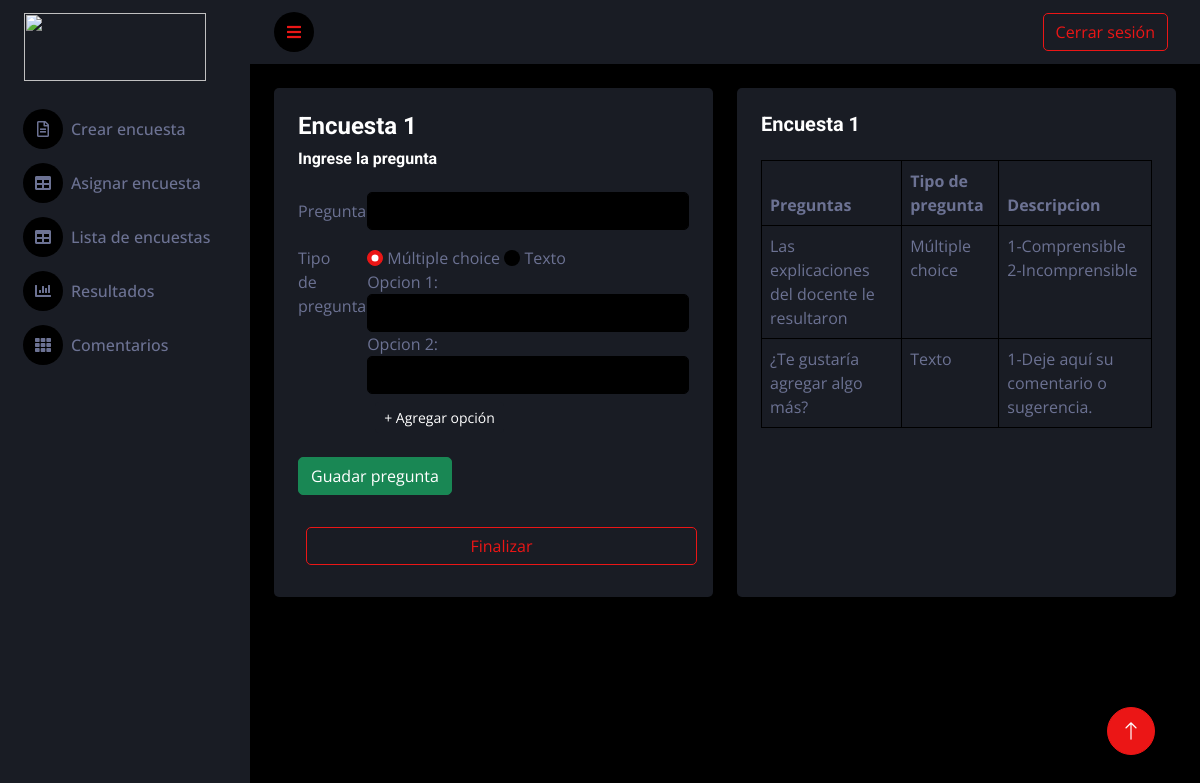
Page /crear_preguntas.php (signed in) on the committed database.
### tables this page shows
CREATE TABLE `encuestas` (
  `id_encuesta` int(11) NOT NULL,
  `nombre_encuesta` text NOT NULL
);

CREATE TABLE `preguntas` (
  `id_pregunta` int(11) NOT NULL,
  `nombre_pregunta` text NOT NULL,
  `tipo_pregunta_id` int(11) NOT NULL,
  `encuesta_id` int(11) NOT NULL
);

CREATE TABLE `tipos_preguntas` (
  `id_tipo_pregunta` int(11) NOT NULL,
  `tipo` text NOT NULL
);

CREATE TABLE `opciones` (
  `id_opciones` int(11) NOT NULL,
  `descripcion` text NOT NULL,
  `pregunta_id` int(11) NOT NULL
);

### crear_preguntas.php (the view, shortened to what this page needs)
<?php
include "parte_superior.php";
include "conexion/conex.php";
$sql_encuesta = "SELECT nombre_encuesta, id_encuesta FROM encuestas ORDER BY id_encuesta DESC LIMIT 1;";
$resultado = mysqli_Query($conex, $sql_encuesta);
while ($row = mysqli_fetch_array($resultado)) {
    $grupo_id = $row[1];
    $nombre_encuesta = $row[0];
?>
    <div class="container-fluid pt-4 px-4">
        <div class="row g-4">
            <div class="col-sm-12 col-xl-6">
                <div class="bg-secondary rounded h-100 p-4">
                    <form action="back/guardar_pregunta.php" method="POST">
                        <h4> <?php echo $row[0];   ?> </h4>
                        <h6 class="mb-4">Ingrese la pregunta</h6>
                        <input style="position: absolute; visibility: hidden;" type="int" name="encuesta_id" value=" <?php echo $row[1];
                                                                                                                    } ?>">
                        <div class="row mb-3">
                            <label for="inputEmail3" class="col-sm-2 col-form-label">Pregunta:</label>
                            <div class="col-sm-10">
                                <input name="nombre_pregunta" type="Text" class="form-control" id="inputEmail3" required>
                            </div>
                        </div>
                        <fieldset class="row mb-3">
                            <legend class="col-form-label col-sm-2 pt-0">Tipo de pregunta</legend>
                            <div class="col-sm-10">
                                <input class="form-check-input" type="radio" name="tipo_pregunta" id="gridRadios1" value="1" checked onclick="mostrar_checkbox();">
                                <label class="form-check-label" for="gridRadios1">
                                    Múltiple choice
                                </label>
                                <input class="form-check-input" type="radio" name="tipo_pregunta" id="gridRadios1" value="2" onclick="mostrar_texto();">
                                <label class="form-check-label">
                                    Texto
                                </label>
                                <div class="form-chek">
                                    <div id="checkbox">
                                        <label>Opcion 1:</label> <input class="form-control" type="text" name="opcion_1" id="descripcion1">
                                        <label>Opcion 2:</label> <input class="form-control" type="text" name="opcion_2" id="descripcion2">
                                        <button type="button" class="btn btn-sm btn-secondary m-2" id="boton3" onclick="agregar_opcion3()">+ Agregar opción</button>
                                    </div>
                                </div>
                            </div>
                        </fieldset>
                        <button class="btn btn-success" type="submit">Guadar pregunta</button>
                    </form>
                    <br>
                    <a href="listaEncuestas.php" class="btn btn-outline-primary w-100 m-2">Finalizar</a>
                </div>
            </div>
            <?php
            $sql = "SELECT id_encuesta, nombre_encuesta FROM encuestas WHERE encuestas.id_encuesta = '$grupo_id' ";
            $resultado = mysqli_Query($conex, $sql);
            if (mysqli_num_rows($resultado) > 0) {
                while ($row = mysqli_fetch_array($resultado)) {
                    $sql2 = "SELECT encuesta_id, id_pregunta, nombre_pregunta, tipo
    FROM encuestas,preguntas,tipos_preguntas WHERE encuestas.id_encuesta = '$grupo_id'
    AND encuestas.id_encuesta = preguntas.encuesta_id
    AND preguntas.tipo_pregunta_id = tipos_preguntas.id_tipo_pregunta ORDER BY preguntas.id_pregunta ASC";
                    $resultado2 = mysqli_Query($conex, $sql2);
            ?>
                    <div class="col-sm-12 col-xl-6">
                        <div class="bg-secondary rounded h-100 p-4">
                            <h5 class="mb-4"> <?php echo $nombre_encuesta; ?> </h5>
                            <table class="table table-bordered">
                                <thead>
                                    <tr>
                                        <th scope="col">Preguntas</th>
                                        <th scope="col">Tipo de pregunta</th>
                                        <th scope="col">Descripcion</th>
                                    </tr>
                                </thead>
                                <?php
                                while ($row2 = mysqli_fetch_array($resultado2)) {
                                    if ($row[0] == $row2[0]) {
                                        $contador = 1;
                                ?>
                                        <tbody>
                                            <tr>
                                        <?php
                                        echo '<td>' . $row2[2] . '</td>';
                                        echo '<td>' . $row2[3] . '</td>';
                                        echo '<td>';
                                        $sql3 = "SELECT pregunta_id, descripcion
                                            FROM preguntas, tipos_preguntas,encuestas,opciones
                                            WHERE preguntas.tipo_pregunta_id = tipos_preguntas.id_tipo_pregunta
                                            AND encuestas.id_encuesta = preguntas.encuesta_id
                                            AND preguntas.id_pregunta = opciones.pregunta_id ORDER BY id_opciones ASC";
                                        $resultado3 = mysqli_query($conex, $sql3);
                                        while ($row3 = mysqli_fetch_array($resultado3)) {
                                            if ($row2[1] == $row3[0]) {
                                                echo $contador . '-' . $row3[1] . '<br>';
                                                $contador++;
                                            }
                                        }
                                        echo '</td>';
                                    }
                                }
                                        ?>
                                            </tr>
                                        </tbody>
                            </table>
                        </div>
                    </div>
            <?php
                }
            }
            ?>
        </div>
    </div>
    <?php
    include "parte_inferior.php";
    ?>

### css/style.css (style rules this page uses)
:root { --primary: #eb1616; --secondary: #191c24; --light: #6c7293; --dark: #000000; }
.btn { transition: 0.5s; }

### rows in the picture
encuestas: nombre_encuesta "Encuesta 1"
preguntas: nombre_pregunta "Las explicaciones del docente le resultaron", tipo_pregunta.tipo "Múltiple choice"
opciones: descripcion "Comprensible"
opciones: descripcion "Incomprensible"
preguntas: nombre_pregunta "¿Te gustaría agregar algo más?", tipo_pregunta.tipo "Texto"
opciones: descripcion "Deje aquí su comentario o sugerencia."
